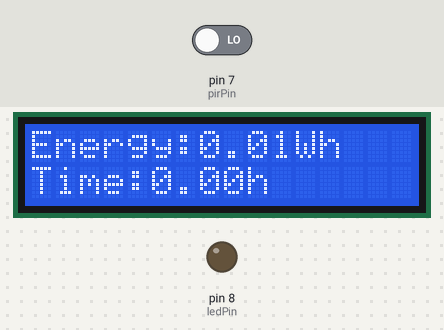
This sketch was run on a simulated Arduino Uno, built with avr-gcc and run on an emulated ATmega328P. On the bench: 16×2 character LCD, output pins drawn as LEDs (lit = HIGH). Inputs (shaded band) come from the test bench; at power-on: pin 7 (pirPin) LOW.

Above: at 3.2 s.
3.3 s: pin 7 (pirPin) driven HIGH
At 4.8 s:
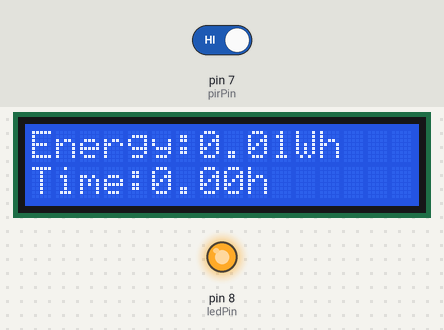
5.7 s: pin 7 (pirPin) driven LOW
At 7.3 s:
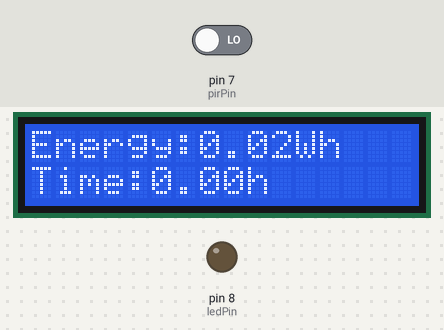
Timing chart, 0 to 8.8 s (numbered marks = the images above; inputs shaded):
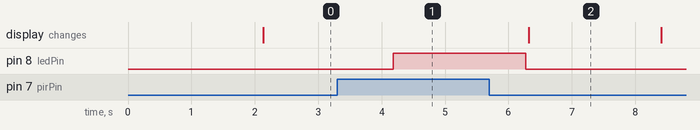

Measured:
- after the input at 3.3 s, pin 8 (ledPin): LOW → HIGH after 0.88 s
- after the input at 5.7 s, pin 8 (ledPin): HIGH → LOW after 0.58 s; the display: changes after 0.62 s (image 2)

The sketch:

energy_optimization.ino.ino
```cpp
#include <Wire.h>
#include <LiquidCrystal_I2C.h>

LiquidCrystal_I2C lcd(0x27,16,2);

int pirPin = 7;
int ledPin = 8;

unsigned long startTime = 0;
unsigned long totalTime = 0;

void setup()
{
  pinMode(pirPin, INPUT);
  pinMode(ledPin, OUTPUT);

  lcd.init();
  lcd.backlight();

  lcd.setCursor(0,0);
  lcd.print("Energy System");
  lcd.setCursor(0,1);
  lcd.print("Starting...");

  delay(2000);
  lcd.clear();
}

void loop()
{
  int motion = digitalRead(pirPin);

  if(motion == HIGH)
  {
    digitalWrite(ledPin, HIGH);

    lcd.clear();
    lcd.setCursor(0,0);
    lcd.print("Motion Detect");
    lcd.setCursor(0,1);
    lcd.print("Light ON");

    startTime = millis();
  }

  else
  {
    digitalWrite(ledPin, LOW);

    lcd.clear();
    lcd.setCursor(0,0);
    lcd.print("No Motion");
    lcd.setCursor(0,1);
    lcd.print("Light OFF");

    totalTime = totalTime + (millis() - startTime);
  }

  float hours = totalTime / 3600000.0;
  float energy = hours * 10;

  lcd.setCursor(0,0);
  lcd.print("Energy:");
  lcd.print(energy);
  lcd.print("Wh");

  lcd.setCursor(0,1);
  lcd.print("Time:");
  lcd.print(hours);
  lcd.print("h");

  delay(1000);
}
```
